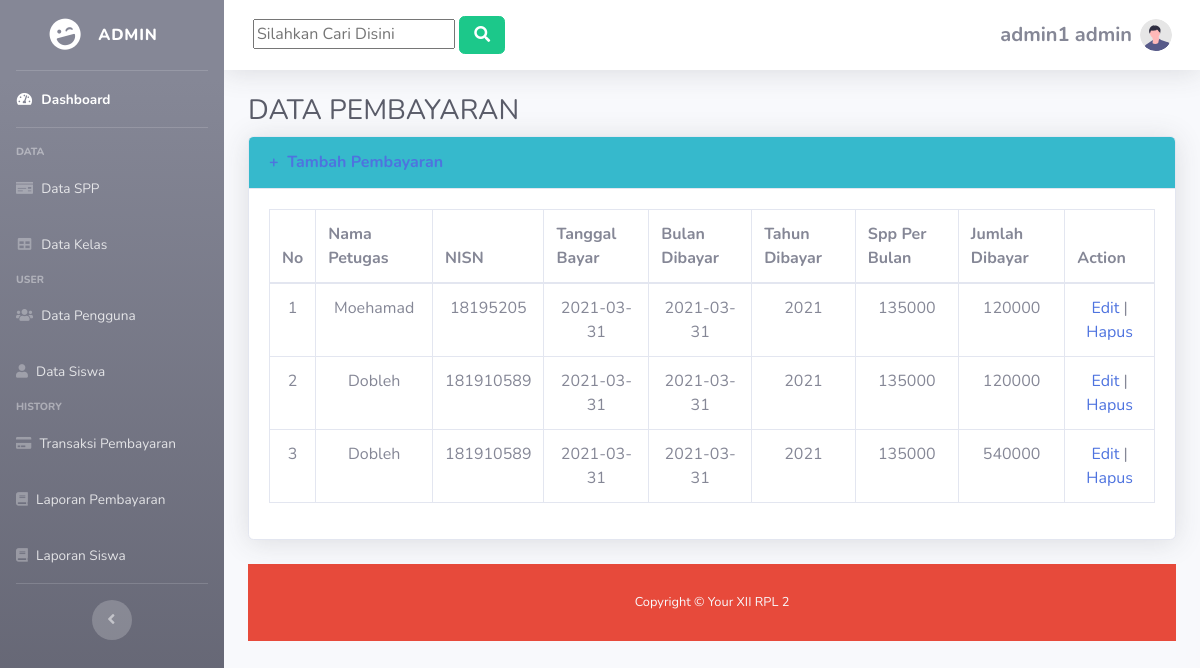
/pembayaran.php (signed in), run on the app's committed database.
### tables this page shows
CREATE TABLE `pembayaran` (
  `id_pembayaran` int(11) NOT NULL,
  `id_petugas` int(11) NOT NULL,
  `nisn` varchar(11) NOT NULL,
  `tgl_bayar` date NOT NULL,
  `bulan_dibayar` varchar(11) NOT NULL,
  `tahun_dibayar` year(4) NOT NULL,
  `id_spp` int(11) NOT NULL,
  `jumlah bayar` int(11) NOT NULL
);

CREATE TABLE `petugas` (
  `id_petugas` int(11) NOT NULL,
  `username` varchar(30) NOT NULL,
  `password` varchar(35) NOT NULL,
  `nama_petugas` varchar(35) NOT NULL,
  `level` enum('admin','petugas') NOT NULL
);

CREATE TABLE `spp` (
  `id_spp` int(11) NOT NULL,
  `tahun` int(11) NOT NULL,
  `nominal` int(11) NOT NULL
);

### konten5.php (the view, shortened to what this page needs)
    <?php
    if($_SESSION['level']=="admin"){
    ?>
<body id="page-top">
    <div id="wrapper">
        <ul class="navbar-nav bg-gradient-secondary sidebar sidebar-dark accordion" id="accordionSidebar">
            <a class="sidebar-brand d-flex align-items-center justify-content-center" href="index.html">
                <div class="sidebar-brand-icon rotate-n-15">
                    <i class="fas fa-laugh-wink"></i>
                </div>
                <div class="sidebar-brand-text mx-3">Admin <sup></sup></div>
            </a>
            <hr class="sidebar-divider my-0">
            <li class="nav-item active">
                <a class="nav-link" href="dashboard.php">
                    <i class="fas fa-fw fa-tachometer-alt"></i>
                    <span>Dashboard</span></a>
            </li>
            <hr class="sidebar-divider">
            <div class="sidebar-heading">
                Data
            </div>
            <li class="nav-item">
                <a class="nav-link" href="spp.php">
                    <i class="fas fa-money-check"></i>
                    <span>Data SPP</span></a>
            </li>
            <li class="nav-item">
                <a class="nav-link" href="kelas.php">
                    <i class="fas fa-fw fa-table"></i>
                    <span>Data Kelas</span></a>
            </li>
             <div class="sidebar-heading">
                User
            </div>
            <li class="nav-item">
                <a class="nav-link" href="pengguna.php">
                    <i class="fas fa-users"></i>
                    <span>Data Pengguna</span></a>
            </li>
             <li class="nav-item">
                <a class="nav-link" href="siswa.php">
                    <i class="fas fa-user"></i>
                    <span>Data Siswa</span></a>
            </li>
              <div class="sidebar-heading">
                History
            </div>
            <li class="nav-item">
                <a class="nav-link" href="pembayaran.php">
                    <i class="fas fa-credit-card"></i>
                    <span>Transaksi Pembayaran</span></a>
            </li>
             <li class="nav-item">
                <a class="nav-link" href="laporan.php">
                    <i class="fas fa-book"></i>
                    <span>Laporan Pembayaran</span></a>
            </li>
             <li class="nav-item">
                <a class="nav-link" href="laporan2.php">
                    <i class="fas fa-book"></i>
                    <span>Laporan Siswa</span></a>
            </li>
            <hr class="sidebar-divider d-none d-md-block">
            <div class="text-center d-none d-md-inline">
                <button class="rounded-circle border-0" id="sidebarToggle"></button>
            </div>
        </ul>
        <div id="content-wrapper" class="d-flex flex-column">
            <div id="content">
                <nav class="navbar navbar-expand navbar-light bg-white topbar mb-4 static-top shadow">
                    <form action="<?php echo $_SERVER["PHP_SELF"];?>" method="post" class="btn btn-link">
                           <?php
                        $kata_kunci="";
                        ?>
                   <input class="text-dark" type="text" name="kata_kunci" value="<?php echo $kata_kunci;?>" placeholder="Silahkan Cari Disini" required/>
                  <button class="btn btn-success" type="submit"><i class="fas fa-search fa-fw"></i></button>
                </form>
                    <ul class="navbar-nav ml-auto">
                        <li class="nav-item dropdown no-arrow d-sm-none">
                        <li class="nav-item dropdown no-arrow">
                            <a class="nav-link dropdown-toggle" href="#" id="userDropdown" role="button"
                                data-toggle="dropdown" aria-haspopup="true" aria-expanded="false">
                                <span class="mr-2 d-none d-lg-inline text-gray-600 small">
                                <p align="center"><h5 align="center"> <b><?php echo $_SESSION['username']; ?></b> <b><?php echo $_SESSION['level']; ?></h5></b></p></span>
                                <img class="img-profile rounded-circle"
                                    src="img/undraw_profile.svg">
                            </a>
                        </li>
                    </ul>
                </nav>
                <div class="container-fluid">
                    <h1 class="h3 mb-2 text-gray-800">DATA PEMBAYARAN</h1>
                    <div class="card shadow mb-4">
                        <div class="card-header py-3 bg-info">
                            <h6 class="m-0 font-weight-bold text-primary"><a href="tambah_pembayaran.php">+ &nbsp;Tambah Pembayaran </a></h6>
                        </div>
                        <div class="card-body">
                            <div class="table-responsive">
                                <table class="table table-bordered" id="dataTable" width="100%" cellspacing="0">
                                    <thead>
                                        <tr>
                                         <th>No</th>
                                          <th>Nama Petugas</th>
                                          <th>NISN</th>
                                          <th>Tanggal Bayar</th>
                                          <th>Bulan Dibayar</th>
                                          <th>Tahun Dibayar</th>
                                          <th>Spp Per Bulan</th>
                                          <th>Jumlah Dibayar</th>
                                          <th>Action</th>
                                        </tr>
                                    </thead>
                                    <tbody>
                                          <?php
                            if (isset($_POST['kata_kunci'])) {
                                $kata_kunci=trim($_POST['kata_kunci']);
                                $query="select * from pembayaran,petugas,spp where id_pembayaran like '%".$kata_kunci."%' or bulan_dibayar like '%".$kata_kunci."%' or tahun_dibayar like '%".$kata_kunci."%' order by bulan_dibayar asc";
                            }else {
                            $query="select * from pembayaran,petugas,spp where pembayaran.id_petugas=petugas.id_petugas and pembayaran.id_spp=spp.id_spp order by id_pembayaran asc";
                            }
                          $result = mysqli_query($koneksi, $query);
                          $no = 1;
                          while($row = mysqli_fetch_assoc($result))
                          {
                          ?>
                         <tr class="text-center">
                            <td><?php echo $no; ?></td>
                            <td><?php echo $row['nama_petugas']; ?></td>
                            <td><?php echo $row['nisn']; ?></td>
                            <td><?php echo $row['tgl_bayar']; ?></td>
                            <td><?php echo $row['bulan_dibayar']; ?></td>
                            <td><?php echo $row['tahun_dibayar']; ?></td>
                            <td><?php echo substr($row['nominal'], 0, 20); ?></td>
                            <td><?php echo $row['jumlah bayar']; ?></td>
                            <td>
                                              <a href="edit_pembayaran.php?id=<?php echo $row['id_pembayaran']; ?>">Edit</a> |
                                              <a href="proses_hapuspembayaran.php?id=<?php echo $row['id_pembayaran']; ?>" onClick="return confirm('Anda yakin akan menghapus data ini?')">Hapus</a>
                                                </td>
                                            </tr>
                                            <?php
                                              $no++;
                                            }
                                            ?>
                                    </tbody>
                                </table>
                            </div>
                        </div>
                    </div>
                    <tbody>
                      <?php
}
else if($_SESSION['level']=="petugas"){
   ?>
     <?php
    }
    ?>

### data on the page
pembayaran: id_petugas.nama_petugas "Moehamad", nisn "18195205", tgl_bayar "2021-03-31", bulan_dibayar "2021-03-31", tahun_dibayar "2021", id_spp.nominal "135000", jumlah bayar "120000"
pembayaran: id_petugas.nama_petugas "Dobleh", nisn "181910589", tgl_bayar "2021-03-31", bulan_dibayar "2021-03-31", tahun_dibayar "2021", id_spp.nominal "135000", jumlah bayar "120000"
pembayaran: id_petugas.nama_petugas "Dobleh", nisn "181910589", tgl_bayar "2021-03-31", bulan_dibayar "2021-03-31", tahun_dibayar "2021", id_spp.nominal "135000", jumlah bayar "540000"

### other printed values
$_SESSION['username'] "admin1"
$_SESSION['level'] "admin"
